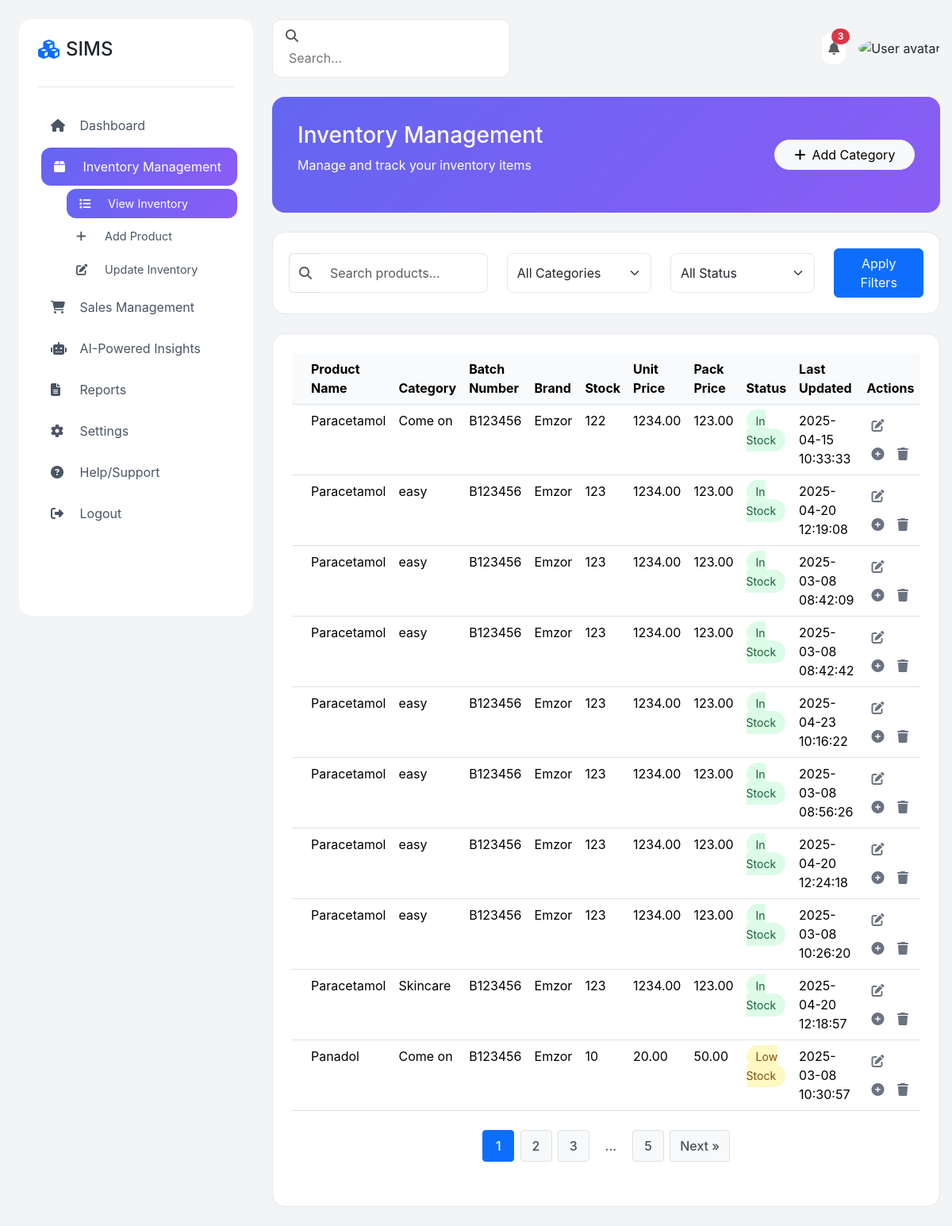
The app's page /inventory/index.php (signed in) with its own data.
### tables this page shows
CREATE TABLE `products` (
  `id` int(11) NOT NULL,
  `product_name` varchar(255) NOT NULL,
  `category` varchar(100) NOT NULL,
  `brand` varchar(100) DEFAULT NULL,
  `batch_number` varchar(50) DEFAULT NULL,
  `prod_date` date DEFAULT NULL,
  `exp_date` date DEFAULT NULL,
  `desc` varchar(500) DEFAULT NULL,
  `cost_price` decimal(10,2) NOT NULL,
  `price_per_packet` decimal(10,2) NOT NULL,
  `price_per_sachet` decimal(10,2) NOT NULL,
  `quantity_packet` int(11) NOT NULL,
  `quantity_per_pack` int(11) NOT NULL,
  `low_stock_alert` int(11) NOT NULL,
  `expiry_alert_days` int(11) NOT NULL,
  `created_at` timestamp NOT NULL DEFAULT current_timestamp()
);

### inventory/index.php (the view, shortened to what this page needs)
<?php
include "../config/config.php";
$page = isset($_GET['page']) ? (int)$_GET['page'] : 1;
$limit = 10;
$offset = ($page - 1) * $limit;
$total_qry = "SELECT COUNT(*) as total FROM products";
$total_res = mysqli_query($connect, $total_qry);
$total_row = mysqli_fetch_assoc($total_res);
$total_products = $total_row['total'];
$total_pages = ceil($total_products / $limit);
$select_qry = "SELECT
                p.id AS product_id,
                p.product_name,
                p.category,
                p.batch_number,
                p.brand,
                p.quantity_packet AS product_stock,
                p.price_per_sachet,
                p.price_per_packet,
                p.low_stock_alert,
                p.created_at,
                v.id AS variant_id,
                v.variant_name,
                v.qty_packet,
                v.qty_sachet,
                v.price_per_packet AS packPrice,
                v.price_per_sachet AS unitPrice
            FROM products p
            LEFT JOIN product_variants v ON p.id = v.product_id
            ORDER BY p.id, v.id
            LIMIT $offset, $limit";
$row = mysqli_query($connect, $select_qry);
$products = [];
if (mysqli_num_rows($row) > 0) {
    while ($rows = mysqli_fetch_assoc($row)) {
        $products[$rows['product_id']]['id'] = $rows['product_id'];
        $products[$rows['product_id']]['name'] = $rows['product_name'];
        $products[$rows['product_id']]['category'] = $rows['category'];
        $products[$rows['product_id']]['batch_number'] = $rows['batch_number'];
        $products[$rows['product_id']]['brand'] = $rows['brand'];
        $products[$rows['product_id']]['stock'] = $rows['product_stock'];
        $products[$rows['product_id']]['priceSachet'] = $rows['price_per_sachet'];
        $products[$rows['product_id']]['pricePacket'] = $rows['price_per_packet'];
        $products[$rows['product_id']]['lowStock'] = $rows['low_stock_alert'];
        $products[$rows['product_id']]['lastUpdated'] = $rows['created_at'];
    }
}
?>
<!DOCTYPE html>
<html lang="en">
<head>
    <link href="https://cdnjs.cloudflare.com/ajax/libs/bootstrap/5.3.2/css/bootstrap.min.css" rel="stylesheet">
    <link href="https://cdnjs.cloudflare.com/ajax/libs/font-awesome/6.4.2/css/all.min.css" rel="stylesheet">
    <link href="../style/css/style.css" rel="stylesheet">
</head>
<body>
    <div class="layout-container">
        <div class="sidebar" id="sidebar">
            <div class="logo-section">
                <h4 class="d-flex align-items-center gap-2">
                    <i class="fas fa-cubes text-primary"></i>
                    SIMS
                </h4>
            </div>
            <nav>
                <a href="../dashboard/" class="nav-link" onclick="toggleSubmenu('dashboard')">
                    <i class="fas fa-home"></i> Dashboard
                </a>
                <a href="#" class="nav-link active" onclick="toggleSubmenu('inventory')">
                    <i class="fas fa-box"></i> Inventory Management
                </a>
                <div class="submenu show" id="inventory">
                    <a href="#" class="nav-link active"><i class="fas fa-list"></i> View Inventory</a>
                    <a href="../inventory/addproduct.php" class="nav-link"><i class="fas fa-plus"></i> Add Product</a>
                    <a href="../inventory/updateproduct.php" class="nav-link"><i class="fas fa-edit"></i> Update Inventory</a>
                </div>
                <a href="#" class="nav-link" onclick="toggleSubmenu('sales')">
                    <i class="fas fa-shopping-cart"></i> Sales Management
                </a>
                <a href="#" class="nav-link" onclick="toggleSubmenu('ai-insights')">
                    <i class="fas fa-robot"></i> AI-Powered Insights
                </a>
                <a href="#" class="nav-link" onclick="toggleSubmenu('reports')">
                    <i class="fas fa-file-alt"></i> Reports
                </a>
                <a href="#" class="nav-link" onclick="toggleSubmenu('settings')">
                    <i class="fas fa-cog"></i> Settings
                </a>
                <a href="#" class="nav-link">
                    <i class="fas fa-question-circle"></i> Help/Support
                </a>
                <a href="../logout/" class="nav-link">
                    <i class="fas fa-sign-out-alt"></i> Logout
                </a>
            </nav>
        </div>
        <div class="main-content">
            <div class="header">
                <div class="search-box">
                    <i class="fas fa-search text-muted me-2"></i>
                    <input type="text" placeholder="Search...">
                </div>
                <div class="user-section">
                    <div class="notification-badge">
                        <i class="fas fa-bell text-muted"></i>
                        <span class="badge rounded-pill bg-danger">3</span>
                    </div>
                    <img src="/placeholder.svg?height=40&width=40" class="rounded-circle" alt="User avatar">
                </div>
            </div>
            <div class="welcome-section">
                <div class="row align-items-center">
                    <div class="col-md-8">
                        <h3>Inventory Management</h3>
                        <p class="mb-3">Manage and track your inventory items</p>
                    </div>
                    <div class="col-md-4 text-md-end">
                        <button class="btn btn-light rounded-pill px-4 mb-2 mb-md-0" data-bs-toggle="modal" data-bs-target="#addCategoryModal">
                            <i class="fas fa-plus me-2"></i>Add Category
                        </button>
                    </div>
                </div>
            </div>
            <div class="filter-bar">
                <div class="row align-items-center">
                    <div class="col-md-4">
                        <div class="input-group">
                            <span class="input-group-text bg-white border-end-0">
                                <i class="fas fa-search text-muted"></i>
                            </span>
                            <input type="text" class="form-control border-start-0" placeholder="Search products..." id="searchInput">
                        </div>
                    </div>
                    <div class="col-md-3">
                        <select class="form-select" id="categoryFilter">
                            <option value="">All Categories</option>
                        </select>
                    </div>
                    <div class="col-md-3">
                        <select class="form-select" id="statusFilter">
                            <option value="">All Status</option>
                        </select>
                    </div>
                    <div class="col-md-2">
                        <button class="btn btn-primary w-100" onclick="applyFilters()">
                            Apply Filters
                        </button>
                    </div>
                </div>
            </div>
            <div class="inventory-table">
                <div class="table-responsive">
                    <table class="table">
                        <thead>
                            <tr>
                                <th width="40"></th>
                                <th>Product Name</th>
                                <th>Category</th>
                                <th>Batch Number</th>
                                <th>Brand</th>
                                <th>Stock</th>
                                <th>Unit Price</th>
                                <th>Pack Price</th>
                                <th>Status</th>
                                <th>Last Updated</th>
                                <th>Actions</th>
                            </tr>
                        </thead>
                        <tbody id="inventoryTableBody">
                            <?php
                            foreach ($products as $product_id => $product) {
                            ?>
                                <tr>
                                    <td>
                                    </td>
                                    <td><?php echo $product['name']; ?></td>
                                    <td><?php echo $product['category']; ?></td>
                                    <td><?php echo $product['batch_number']; ?></td>
                                    <td><?php echo $product['brand']; ?></td>
                                    <td>
                                        <?php
                                        if (!empty($product['variants'])) {
                                            $total_stock = 0;
                                            foreach ($product['variants'] as $variant) {
                                                $total_stock += $variant['qty_packet'];
                                            }
                                            echo $total_stock;
                                        } else {
                                            echo $product['stock'];
                                        }
                                        ?>
                                    </td>
                                    <td><?php echo $product['priceSachet']; ?></td>
                                    <td><?php echo $product['pricePacket']; ?></td>
                                    <td>
                                        <?php
                                        if ($product['stock'] <= $product['lowStock']) {
                                            echo '<span class="status-badge status-low-stock">Low Stock</span>';
                                        } elseif ($product['stock'] == 0 || $product['stock'] == 1) {
                                            echo '<span class="status-badge status-out-of-stock">Out of Stock</span>';
                                        } else {
                                            echo '<span class="status-badge status-in-stock">In Stock</span>';
                                        }
                                        ?>
                                    </td>
                                    <td><?php echo $product['lastUpdated']; ?></td>
                                    <td>
                                        <button class="action-btn" onclick="editProduct(<?php echo $product_id; ?>)">
                                            <i class="fas fa-edit"></i>
                                        </button>
                                        <button class="action-btn" onclick="openAddVariantModal(<?php echo $product_id; ?>, '<?php echo addslashes($product['name']); ?>')">
                                            <i class="fas fa-plus-circle"></i>
                                        </button>
                                        <button class="action-btn" onclick="confirmDeleteProduct(<?php echo $product_id; ?>, '<?php echo addslashes($product['name']); ?>')">
                                            <i class="fas fa-trash"></i>
                                        </button>
                                    </td>
                                </tr>
                            <?php
                            }
                            ?>
                        </tbody>
                    </table>
                    <?php
                    echo "<div class='pagination'>";
                    $start_page = max(1, $page - 2);
                    $end_page = min($total_pages, $page + 2);
                    for ($i = $start_page; $i <= $end_page; $i++) {
                        if ($i == $page) {
                            echo "<span>$i</span>";
                        } else {
                            echo "<a href='?page=$i'>$i</a>";
                        }
                    }
                    if ($end_page < $total_pages) {
                        if ($end_page < $total_pages - 1) {
                            echo "<span style='background-color: transparent; border: none; color: #495057;'>...</span>";
                        }
                        echo "<a href='?page=$total_pages'>$total_pages</a>";
                    }
                    if ($page < $total_pages) {
                        echo "<a href='?page=" . ($page + 1) . "'>Next &raquo;</a>";
                    }
                    echo "</div>";
                    ?>
                </div>
            </div>
        </div>
    </div>
</body>
</html>

### style/css/style.css (style rules this page uses)
:root { --primary-gradient: linear-gradient(135deg, #6366f1 0%, #8b5cf6 100%); --sidebar-width: 295px; }
body { background-color: #f3f4f6; min-height: 100vh; font-family: 'Inter', system-ui, sans-serif; }
.layout-container { display: flex; gap: 24px; padding: 24px; min-height: 100vh; }
.sidebar { width: var(--sidebar-width); background: white; border-radius: 16px; padding: 24px; position: fixed; height: calc(100vh - 48px); overflow-y: auto; transition: transform 0.3s ease; z-index: 1000; }
.logo-section { padding-bottom: 24px; margin-bottom: 24px; border-bottom: 1px solid #e5e7eb; }
.nav-link { color: #4b5563; padding: 12px 16px; border-radius: 12px; margin-bottom: 4px; transition: all 0.2s; text-decoration: none; }
.nav-link:hover, .nav-link.active { background: var(--primary-gradient); color: white; transform: translateX(4px); }
.nav-link i { width: 20px; margin-right: 12px; }
.submenu { margin-left: 32px; display: none; }
.submenu.show { display: block; }
.submenu .nav-link { font-size: 0.9rem; padding: 8px 16px; }
.main-content { margin-left: var(--sidebar-width); flex: 1; padding-left: 24px; }
.header { display: flex; justify-content: space-between; align-items: center; margin-bottom: 24px; }
.search-box { background: white; border-radius: 12px; padding: 8px 16px; width: 300px; border: 1px solid #e5e7eb; }
.search-box input { border: none; outline: none; width: 100%; padding: 4px; }
.user-section { display: flex; align-items: center; gap: 16px; }
.notification-badge { background: white; padding: 8px; border-radius: 12px; position: relative; }
.badge { position: absolute; top: -5px; right: -5px; }
.welcome-section { background: var(--primary-gradient); border-radius: 16px; padding: 32px; color: white; margin-bottom: 24px; }
.filter-bar { background: white; border-radius: 16px; padding: 20px; margin-bottom: 24px; border: 1px solid #e5e7eb; }
.inventory-table { background: white; border-radius: 16px; padding: 24px; border: 1px solid #e5e7eb; }
.table th { border-top: none; background-color: #f8fafc; }
.status-badge { padding: 6px 12px; border-radius: 20px; font-size: 0.875rem; color: white; }
.status-in-stock, .status-completed { background-color: #dcfce7; color: #166534; }
.status-low-stock, .status-pending { background-color: #fef9c3; color: #854d0e; }
.action-btn { padding: 6px; border-radius: 8px; border: none; background: none; color: #6b7280; transition: all 0.2s; }
.form-control, .form-select { border-radius: 8px; padding: 12px; border-color: #e5e7eb; }

### inventory/index.php (style rules this page uses)
.pagination { display: flex; justify-content: center; margin: 1.5rem 0 2rem 0; padding: 0; gap: 0.25rem; }
.pagination a, .pagination span { display: inline-flex; align-items: center; justify-content: center; min-width: 2.5rem; height: 2.5rem; padding: 0.5rem 0.75rem; margin: 0 0.1rem; text-decoration: none; border-radius: 0.25rem; font-weight: 500; transition: all 0.2s ease; }
.pagination a { background-color: #f8f9fa; color: #495057; border: 1px solid #dee2e6; }
.pagination span { background-color: #0d6efd; color: white; border: 1px solid #0d6efd; }

### records on screen
products: product_name "Paracetamol", category "Come on", batch_number "B123456", brand "Emzor", quantity_packet "122", price_per_sachet "1234.00", price_per_packet "123.00", low_stock_alert "In Stock", created_at "2025-04-15 10:33:33"
products: product_name "Paracetamol", category "easy", batch_number "B123456", brand "Emzor", quantity_packet "123", price_per_sachet "1234.00", price_per_packet "123.00", low_stock_alert "In Stock", created_at "2025-04-20 12:19:08"
products: product_name "Paracetamol", category "easy", batch_number "B123456", brand "Emzor", quantity_packet "123", price_per_sachet "1234.00", price_per_packet "123.00", low_stock_alert "In Stock", created_at "2025-03-08 08:42:09"
products: product_name "Paracetamol", category "easy", batch_number "B123456", brand "Emzor", quantity_packet "123", price_per_sachet "1234.00", price_per_packet "123.00", low_stock_alert "In Stock", created_at "2025-03-08 08:42:42"
products: product_name "Paracetamol", category "easy", batch_number "B123456", brand "Emzor", quantity_packet "123", price_per_sachet "1234.00", price_per_packet "123.00", low_stock_alert "In Stock", created_at "2025-04-23 10:16:22"
products: product_name "Paracetamol", category "easy", batch_number "B123456", brand "Emzor", quantity_packet "123", price_per_sachet "1234.00", price_per_packet "123.00", low_stock_alert "In Stock", created_at "2025-03-08 08:56:26"
products: product_name "Paracetamol", category "easy", batch_number "B123456", brand "Emzor", quantity_packet "123", price_per_sachet "1234.00", price_per_packet "123.00", low_stock_alert "In Stock", created_at "2025-04-20 12:24:18"
products: product_name "Paracetamol", category "easy", batch_number "B123456", brand "Emzor", quantity_packet "123", price_per_sachet "1234.00", price_per_packet "123.00", low_stock_alert "In Stock", created_at "2025-03-08 10:26:20"
products: product_name "Paracetamol", category "Skincare", batch_number "B123456", brand "Emzor", quantity_packet "123", price_per_sachet "1234.00", price_per_packet "123.00", low_stock_alert "In Stock", created_at "2025-04-20 12:18:57"
products: product_name "Panadol", category "Come on", batch_number "B123456", brand "Emzor", quantity_packet "10", price_per_sachet "20.00", price_per_packet "50.00", low_stock_alert "Low Stock", created_at "2025-03-08 10:30:57"

### other values on screen
$total_pages "5"
